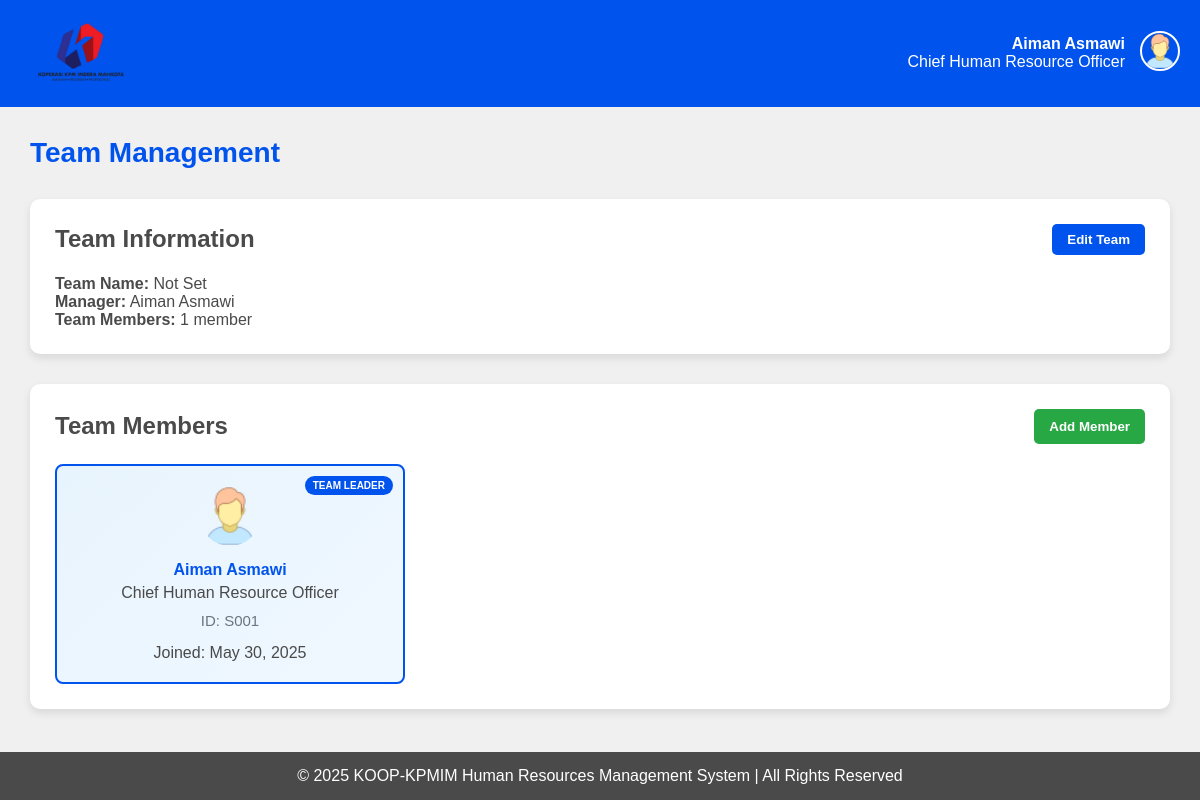
Screenshot of /manager/team-management/ (signed in) with the database file from the repository.
### HRMS/models.py (models this page shows, shortened)
class MANAGER(models.Model):
    id = models.TextField(primary_key=True)
    password = models.TextField(default='')
    staffid = models.ForeignKey(STAFF, on_delete=models.CASCADE)

class STAFF(models.Model):
    id = models.TextField(primary_key=True, max_length=12)
    name = models.TextField(default='')
    position = models.TextField(default='')
    phone = models.TextField(default='')
    email = models.EmailField(default='')
    password = models.TextField(default='')
    STATUS = [
        ('',''),
        ('Married','married'),
        ('Single','single'),
    ]
    status = models.TextField(choices=STATUS, default='')
    GENDER = [
        ('',''),
        ('Male', 'male'),
        ('Female', 'female'),
    ]
    gender = models.TextField(choices=GENDER, default='')
    date_of_birth = models.DateField()
    bank_number = models.TextField(default='')
    emergency_contact = models.TextField(default='')

class TEAM(models.Model):
    id = models.AutoField(primary_key=True)
    name = models.TextField(default='')
    managerid = models.ForeignKey('MANAGER', on_delete=models.CASCADE)

class TEAM_MEMBERSHIP(models.Model):
    team = models.ForeignKey(TEAM, on_delete=models.CASCADE, related_name='memberships')
    staff = models.ForeignKey('STAFF', on_delete=models.CASCADE)
    joined_date = models.DateField(auto_now_add=True)
    class Meta:
        unique_together = ('team', 'staff')

### HRMS/views.py (the view, shortened to what this page needs)
# urls.py: path('manager/team-management/', views.team_management, name='team_management'),
def team_management(request):
    if not request.session.get('user_type') == 'manager':
        request.session.flush()
        messages.error(request, "You do not have permission to view this page. Please login again")
        return redirect('login')
    try:
        manager_id = request.session.get('user_id')
        manager = MANAGER.objects.get(id=manager_id)
        team, created = TEAM.objects.get_or_create(
            managerid=manager,
            defaults={
                'name': f"{manager.staffid.name}'s Team",
            }
        )
        team_members = TEAM_MEMBERSHIP.objects.filter(team=team).select_related('staff').order_by('staff__name')
        context = {
            'manager': manager,
            'team': team,
            'team_members': team_members,
        }
        return render(request, 'manager/team_management.html', context)
    except MANAGER.DoesNotExist:
        messages.error(request, "Manager profile not found. Please login again.")
        return redirect('login')
    except Exception as e:
        messages.error(request, f"An error occurred: {str(e)}")
        return redirect('managermenu')

### HRMS/templates/manager/team_management.html (shortened to what this page needs)
{% load static %}
<!DOCTYPE html>
<html lang="en">
<head>
</head>
<body>
    <header>
        <a href="{% url 'managermenu' %}">
            <img src="{% static 'img/logo.png' %}" alt="KOOP-KPMIM Logo" class="logo">
        </a>
        <div class="header-right">
            <div class="user-info">
                <div><strong>{{ manager.staffid.name }}</strong></div>
                <div>{{ manager.staffid.position }}</div>
            </div>
            <div class="user-dropdown">
                <img src="{% static 'img/user.png' %}" alt="User Profile" class="user-image" onclick="toggleDropdown()">
            </div>
        </div>
    </header>
    <main>
        <h1>Team Management</h1>
        <div class="team-info-card">
            <div class="team-info-header">
                <h2>Team Information</h2>
                <button class="edit-team-btn" onclick="openEditTeamModal()">Edit Team</button>
            </div>
            <div class="team-details">
                <p><strong>Team Name:</strong> {{ team.name|default:"Not Set" }}</p>
                <p><strong>Manager:</strong> {{ manager.staffid.name }}</p>
                <p><strong>Team Members:</strong> {{ team_members.count }} member{{ team_members.count|pluralize }}</p>
            </div>
        </div>
        <div class="team-members-section">
            <div class="section-header">
                <h2>Team Members</h2>
                <button class="add-member-btn" onclick="openAddMemberModal()">Add Member</button>
            </div>
            {% if team_members %}
            <div class="members-grid">
                {% for membership in team_members %}
                <div class="member-card {% if membership.staff.id == manager.staffid.id %}team-leader{% endif %}">
                    {% if membership.staff.id == manager.staffid.id %}
                    <div class="team-leader-badge">Team Leader</div>
                    {% endif %}
                    <img src="{% static 'img/user.png' %}" alt="Member Avatar" class="member-avatar">
                    <div class="member-name">{{ membership.staff.name }}</div>
                    <div class="member-position">{{ membership.staff.position }}</div>
                    <div class="member-id">ID: {{ membership.staff.id }}</div>
                    <div class="member-joined">Joined: {{ membership.joined_date|date:"M d, Y" }}</div>
                </div>
                {% endfor %}
            </div>
            {% else %}
            <div class="no-members">
                <p>No team members assigned yet.</p>
                <p>Click "Add Member" to start building your team.</p>
            </div>
            {% endif %}
        </div>
    </main>
    <footer>
        <p>&copy; 2025 KOOP-KPMIM Human Resources Management System | All Rights Reserved</p>
    </footer>
</body>
</html>

### HRMS/templates/manager/team_management.html (style rules this page uses)
:root { --primary-color: #F0F0F0; --secondary-color: #0053ED; --accent-color: #E90000; --text-color: #4A4A4A; }
* { margin: 0; padding: 0; box-sizing: border-box; font-family: Arial, sans-serif; }
body { background-color: var(--primary-color); color: var(--text-color); min-height: 100vh; display: flex; flex-direction: column; }
header { background-color: var(--secondary-color); color: white; padding: 20px; display: flex; justify-content: space-between; align-items: center; }
.logo { width: 120px; height: auto; }
.header-right { display: flex; align-items: center; }
.user-info { margin-right: 15px; text-align: right; }
.user-dropdown { position: relative; display: inline-block; }
.user-image { width: 40px; height: 40px; border-radius: 50%; cursor: pointer; border: 2px solid white; }
main { flex: 1; padding: 30px; max-width: 1200px; margin: 0 auto; width: 100%; }
h1 { color: var(--secondary-color); margin-bottom: 30px; font-size: 28px; }
.team-info-card { background: white; border-radius: 10px; box-shadow: 0 4px 8px rgba(0, 0, 0, 0.1); padding: 25px; margin-bottom: 30px; }
.team-info-header { display: flex; justify-content: space-between; align-items: center; margin-bottom: 20px; }
.edit-team-btn { background-color: var(--secondary-color); color: white; border: none; padding: 8px 15px; border-radius: 5px; cursor: pointer; font-weight: bold; }
.team-members-section { background: white; border-radius: 10px; box-shadow: 0 4px 8px rgba(0, 0, 0, 0.1); padding: 25px; }
.section-header { display: flex; justify-content: space-between; align-items: center; margin-bottom: 20px; }
.add-member-btn { background-color: #28a745; color: white; border: none; padding: 10px 15px; border-radius: 5px; cursor: pointer; font-weight: bold; }
.members-grid { display: grid; grid-template-columns: repeat(auto-fill, minmax(300px, 1fr)); gap: 20px; }
.member-card { background: #f8f9fa; border: 1px solid #dee2e6; border-radius: 8px; padding: 20px; text-align: center; }
.member-card.team-leader { background: linear-gradient(135deg, #e8f4fd 0%, #f0f8ff 100%); border: 2px solid var(--secondary-color); position: relative; }
.team-leader-badge { position: absolute; top: 10px; right: 10px; background-color: var(--secondary-color); color: white; padding: 4px 8px; border-radius: 12px; font-size: 10px; font-weight: bold; text-transform: uppercase; }
.member-avatar { width: 60px; height: 60px; border-radius: 50%; margin: 0 auto 15px; display: block; }
.member-name { font-weight: bold; color: var(--secondary-color); margin-bottom: 5px; }
.member-position { color: var(--text-color); margin-bottom: 10px; }
.member-id { font-size: 15px; color: #6c757d; margin-bottom: 15px; }
footer { background-color: var(--text-color); color: white; text-align: center; padding: 15px; margin-top: auto; }

### rows the page displays
MANAGER: staffid.name "Aiman Asmawi", staffid.position "Chief Human Resource Officer"
TEAM: name "Not Set"
TEAM_MEMBERSHIP: shows "TEAM LEADER", staff.name "Aiman Asmawi", staff.position "Chief Human Resource Officer", staff.id "S001", joined_date "May 30, 2025"

### other values shown
{{ team_members.count }} "1"
